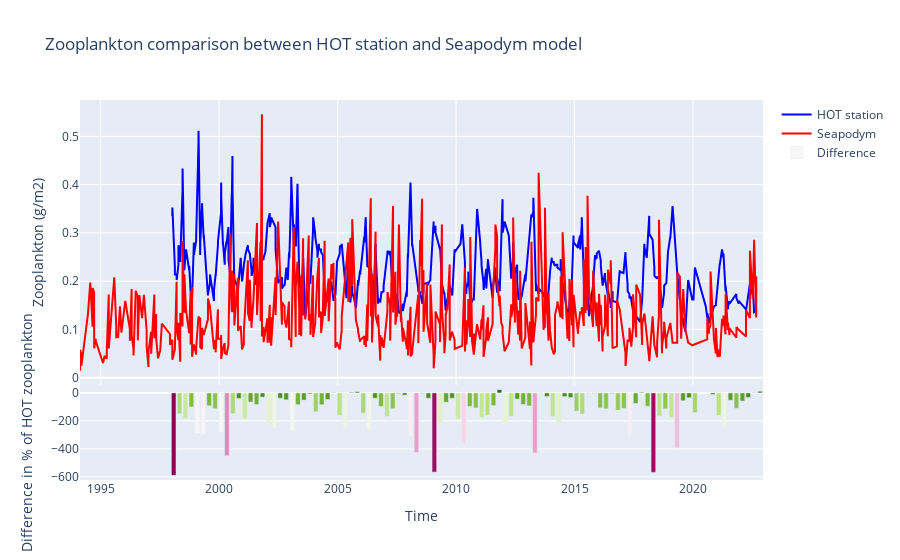

Notebook code for this chart:
### Code cell
fig = plotly.subplots.make_subplots(rows=2, cols=1, shared_xaxes=True, vertical_spacing=0, row_heights=[3, 1])

hot_zoo = zoo_line["cmems_zooc"].dropna()
fig.add_scatter(x=hot_zoo.index, y=hot_zoo, marker={"color": "blue"}, row=1, col=1, name="HOT station")
cmems_zoo = zoo_line["dwt_resident"].dropna()
fig.add_scatter(x=cmems_zoo.index, y=cmems_zoo, marker={"color": "red"}, row=1, col=1, name="Seapodym")


fig.add_bar(x=diff_zoo.index, y=diff_zoo, row=2, col=1, marker={"color": diff_zoo}, name="Difference")

fig.update_xaxes({"title": "Time"}, row=2)
fig.update_layout({"title": "Zooplankton comparison between HOT station and Seapodym model"})
fig.update_yaxes({"title": "Zooplankton (g/m2)"}, row=1)
fig.update_yaxes({"title": "Difference in % of HOT zooplankton"}, row=2)
fig.show()
